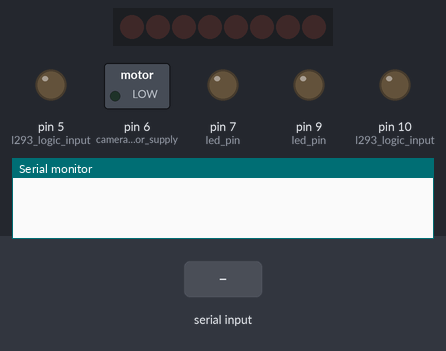
Bench run of a sketch on a simulated Arduino Uno, built with avr-gcc and run on an emulated ATmega328P. On the bench: 8 shift-register outputs drawn as a row of LEDs (first output left, lit = HIGH), switched loads named in the sketch (green lamp = pin HIGH), output pins drawn as LEDs (lit = HIGH), the last lines printed to the serial monitor. Wiring (inferred from the names in the program): shift register (74HC595): data pin 11; shift clock pin 12; latch pin 8. Wiring (inferred from the signals the program sends): row of LEDs: on Q0, Q1, Q2, Q3, Q4, Q5, Q6, Q7. The inputs (shaded band) are chosen by the test bench. Pins used as bus, display or sensor lines are not drawn.

Above: at 1.2 s.
1.3 s: "F" received over Serial
At 2.5 s:
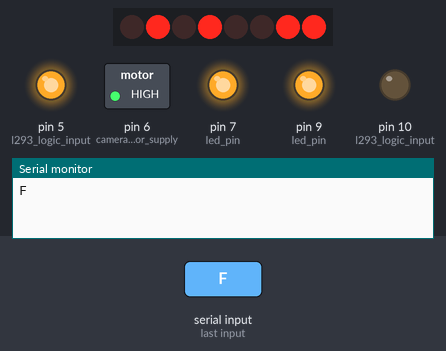
2.8 s: "L" received over Serial
At 3.8 s:
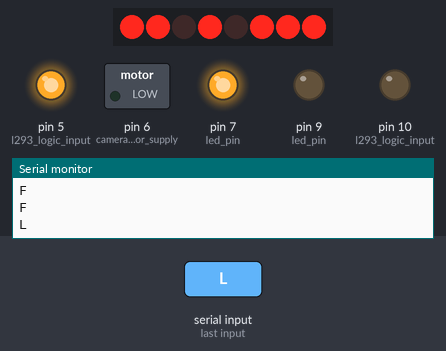
4.3 s: "R" received over Serial
At 4.9 s:
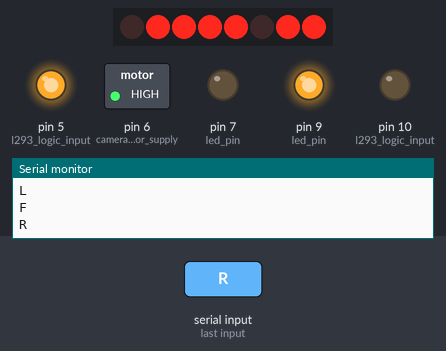
5.8 s: "B" received over Serial
At 7.0 s:
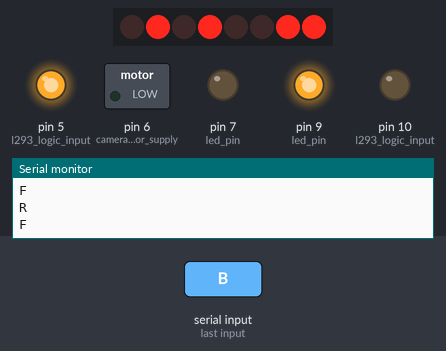
7.3 s: "S" received over Serial
At 8.4 s:
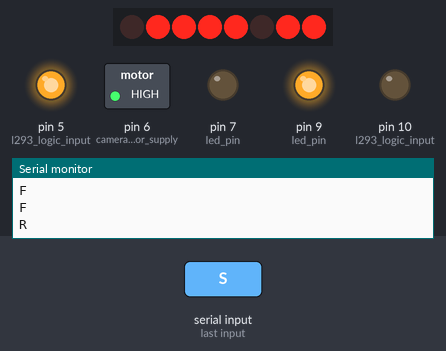
8.8 s: "F" received over Serial
At 9.6 s:
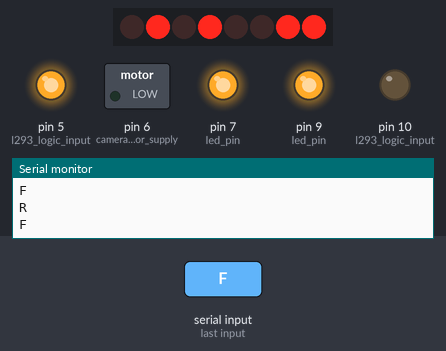
Timing chart, 0 to 11.3 s (numbered marks = the images above; inputs shaded):
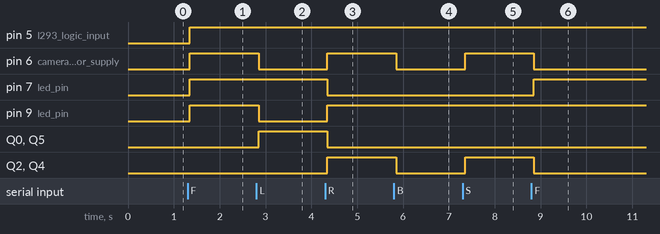

Measured:
- after the input at 1.3 s, pin 5 (l293_logic_input), pin 6 (camera_motor_supply), pin 7 (led_pin), pin 9 (led_pin): LOW → HIGH after 0.05 s
- after the input at 2.8 s, pin 6 (camera_motor_supply), pin 9 (led_pin): HIGH → LOW after 0.05 s; Q0, Q5: LOW → HIGH after 0.05 s
- after the input at 4.3 s, pin 6 (camera_motor_supply), pin 9 (led_pin), Q2, Q4: LOW → HIGH after 0.05 s; pin 7 (led_pin), Q0, Q5: HIGH → LOW after 0.05 s
- after the input at 5.8 s, pin 6 (camera_motor_supply), Q2, Q4: HIGH → LOW after 0.05 s
- after the input at 7.3 s, pin 6 (camera_motor_supply), Q2, Q4: LOW → HIGH after 0.05 s
- after the input at 8.8 s, pin 6 (camera_motor_supply), Q2, Q4: HIGH → LOW after 0.05 s; pin 7 (led_pin): LOW → HIGH after 0.05 s

The sketch:

Robot_MAIN03.ino
```cpp
int latchPin = 8;
int clockPin = 12;
int dataPin = 11;
word RXdata = 0,RXdata2 = 0;
byte state = 00000000; //contains the data for controlling the motor RXdataions
int irLeft = 0, irRight = 0, ultrasonic = 0; // ALL distance sensors' values.
int trigPin = 3;
int echoPin = 2;
/////blinking without delay/////
int ledState = LOW;
long previousMillis = 0;
long interval = 200;

int minDistance = 350; // irSensor:minimum distance allowed between robot and object
//**********************variables*******************************************
void setup()
{
  state = state&0;
  pinMode(latchPin, OUTPUT);
  pinMode(clockPin, OUTPUT);
  pinMode(dataPin, OUTPUT);
  pinMode(6, OUTPUT);//camera motor supply
  pinMode(5, OUTPUT);//l293 logic input
  pinMode(10, OUTPUT);//l293 logic input
  pinMode(1, INPUT);//ir sensor
  pinMode(4, INPUT);//ir sensor
  pinMode(3,OUTPUT); // trigPin - ulrasonic sensor
  pinMode(2,INPUT); // echoPin - ulrasonic sensor
  pinMode(6, OUTPUT);// led pin
  pinMode(7, OUTPUT);// led pin
  pinMode(9, OUTPUT);// led pin
  pinMode(2,OUTPUT);//analog test pwm
  digitalWrite(latchPin, LOW);
  moving_direction('S');
  Serial.begin(9600);
}
//------------------------------------------------------------
// LOOP!
//------------------------------------------------------------
void loop()
{
  state = state&0;
  RX();
  delay(150);
}
//************************************************************
//------------------------------------------------------------
void RX()
{
  if(Serial.available()>=1)
  {
    RXdata = Serial.read();
    Serial.flush();
    RXdata2 = Serial.read();
    Serial.flush();
    blinkWithoutDelay(6);

    if(bitRead(RXdata,7) == 1){moving_direction('S'); Serial.println('S');}
    if(bitRead(RXdata,6) == 1){moving_direction('F'); Serial.println('F');}
    if(bitRead(RXdata,5) == 1){moving_direction('B'); Serial.println('B');}
    if(bitRead(RXdata,4) == 1){moving_direction('R'); Serial.println('R');}
    if(bitRead(RXdata,3) == 1){moving_direction('L'); Serial.println('L');}

    if(bitRead(RXdata,2) == 1) digitalWrite(7,HIGH);
    if(bitRead(RXdata,2) == 0) digitalWrite(7,LOW);
    if(bitRead(RXdata,1) == 1) digitalWrite(9,HIGH);
    if(bitRead(RXdata,1) == 0) digitalWrite(9,LOW);

    camera_motor(RXdata2);

  }
}
//************************************************************
//------------------------------------------------------------
void camera_motor(byte RXdata)
{
  if(bitRead(RXdata,3) == 0){digitalWrite(5,LOW); digitalWrite(10,LOW);return;}
  else if(bitRead(RXdata,3) == 1 && bitRead(RXdata,2) == 1)
  {
    digitalWrite(5,HIGH);
    digitalWrite(10,LOW);
    return;
  }
  else if(bitRead(RXdata,3) == 1 && bitRead(RXdata,1) == 1)
  {
    digitalWrite(5,LOW);
    digitalWrite(10,HIGH);
    return;
  }
}
//************************************************************
//------------------------------------------------------------
void moving_direction(char direct)
{
  switch(direct)
  {
    case 'F': state = state|202; break;
    case 'B': state = state|53; break;
    case 'L': state = state|43; break;
    case 'R': state = state|212; break;
    case 'S': state = state|0; break;
  }
  digitalWrite(latchPin,LOW);
  //shift out the bits:
  shiftOut(dataPin,clockPin,MSBFIRST,state);
  digitalWrite(latchPin,HIGH);
}
//*******************END moving_direction(char)*********************
//------------------------------------------------------------
// reads sensors' value.
//------------------------------------------------------------
void readSensors()
{
  //reading ir sensor values.
  irLeft = analogRead(1);
  irRight = analogRead(4);
  //reading ultrasonic sensor value , distance in [cm].
  int duration =0;
  digitalWrite(trigPin,HIGH);
  delayMicroseconds(2);
  digitalWrite(trigPin,LOW);
  duration = pulseIn(echoPin,HIGH);
  ultrasonic = (duration / 2) / 29.1;

}
//------------------------------------------------------------
// detects obstacles infront of the robot.
//------------------------------------------------------------
void detect_object()
{
  digitalWrite(7,HIGH);
  readSensors();
  int distanceAvg = (irLeft+irRight)/2;
  if(distanceAvg > minDistance) {digitalWrite(9,HIGH); moving_direction('S');}
  else digitalWrite(9,LOW);
}
//***********************END detect_objects****************************
//------------------------------------------------------------
// blink LED. INPUT = LED pin
//------------------------------------------------------------
void blinkWithoutDelay(int ledPin)
{
  unsigned long currentMillis = millis();

  if(currentMillis - previousMillis > interval) {
    // save the last time you blinked the LED
    previousMillis = currentMillis;

    // if the LED is off turn it on and vice-versa:
    if (ledState == LOW)
      ledState = HIGH;
    else
      ledState = LOW;

    // set the LED with the ledState of the variable:
    digitalWrite(ledPin, ledState);
  }
}
```
